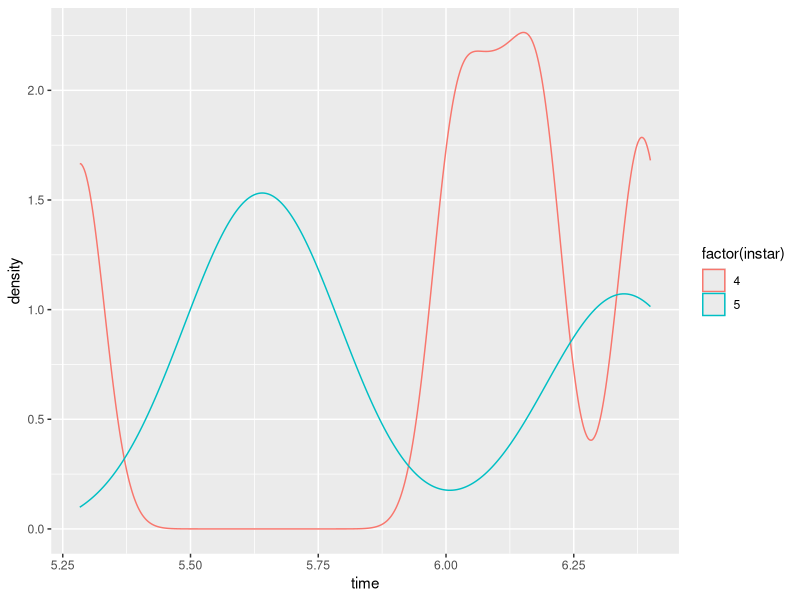
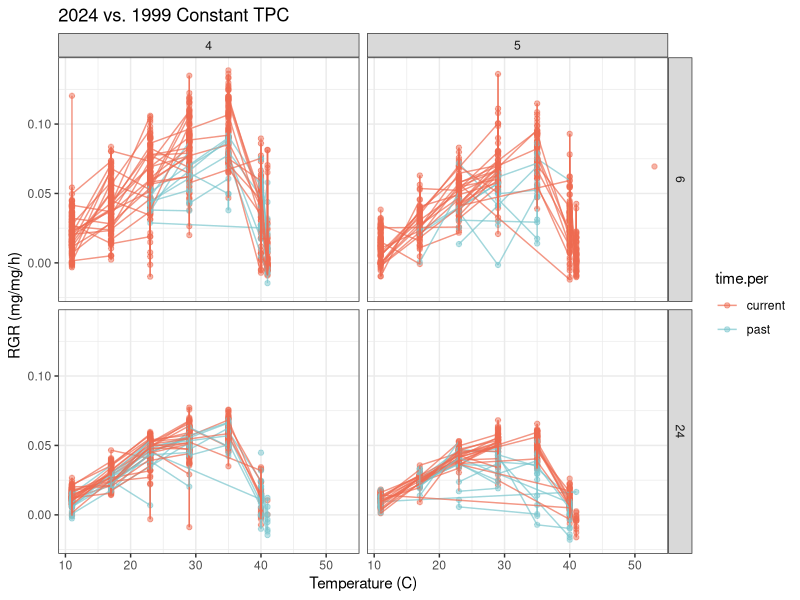
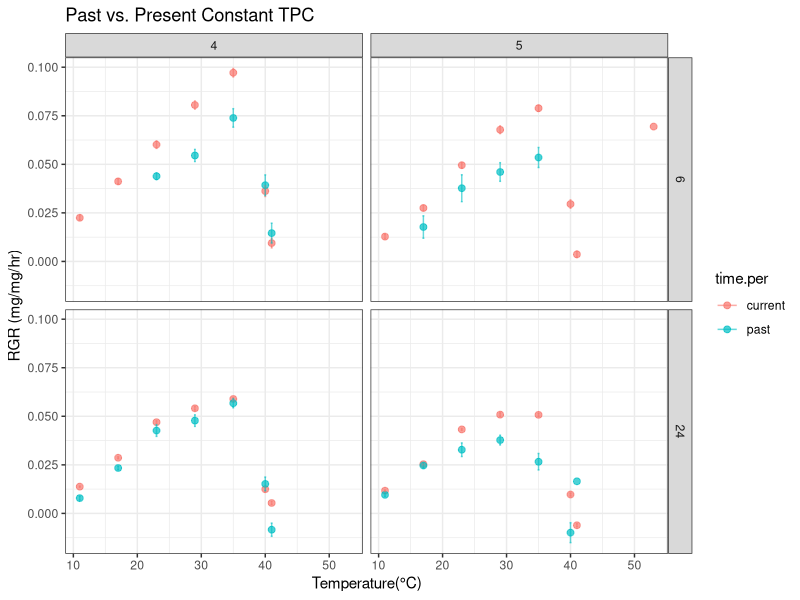

R code for these plots, in order:
# ## Taylor M. Hatcher
# ## Analysis of 6 hr and 24hr constant TPCs for P. rapae. Each caterpillar only experienced one temperature for 24 hours.
# library(ggplot2)
# library(data.table)
# library(dplyr)
# library(patchwork)
# library(reshape2)
# library(viridis)
# library(tidyverse)
# 
# setwd("~/Desktop/Repos/WARP2024")
# 
# #past data
# tpc1 = read.csv("PrapaeW.1999.ConstantTempTPCs.4thinstar.jul2021.xlsx - data.csv")
# tpc1$instar=4
# 
# #past data that includes a 6 hour time weighing: "Prapae.NC_WA.2000.TRNS.leaf" for 4th instar caterpillars
# #past data that includes some 9 hour weighings, some 6.5 hour weighings, and 24.5 hour weighings
# tpc2 = read.csv("PrapaeW.1999.ConstantTempTPCs.5thinstar.jul2021.xlsx - data.csv")
# names(tpc2)=names(tpc1)
# tpc2$instar=5
# 
# tpc.p= rbind(tpc1, tpc2)
# 
# tpc.p$rgr= (log(tpc.p$fw) - log(tpc.p$Mo))/tpc.p$time
# tpc.p$time.per= "past"
# 
# tpc.ps= tpc.p[,c("UniID","mom","ID","temp","instar","time","duration","mgain","rgr","time.per")]
# #plot
# ggplot(tpc.ps[tpc.ps$time>5 & tpc.ps$time<11,], aes(x=time, color=factor(instar), group=factor(instar)))+
#   geom_density()
# table(tpc.ps$time, tpc.ps$instar)
# 
# #recent 2024 TPC data
# tpc.c = read.csv("2024PrapaeConstantTPCCombineddata.csv")
# 
# 
# # Convert fw to numeric and drop nas
# tpc.c$fw <- as.numeric(tpc.c$fw)
# 
# tpc.c$rgr= (log(tpc.c$fw) - log(tpc.c$M0))/tpc.c$duration
# tpc.c$time.per= "current"
# 
# tpc.c$mom= tpc.c$Female
# tpc.c$ID= tpc.c$Individual
# tpc.c$UniID= paste(tpc.c$temp, tpc.c$mom, tpc.c$ID, sep=".")
# #Calculate mass gained in each time treatment
# tpc.c$mgain= tpc.c$fw - tpc.c$M0
# 
# #combine historic and current
# tpc.cs= tpc.c[,c("UniID","mom","ID","temp","instar","time","duration","mgain","rgr","time.per")]
# 
# 
# tpc= rbind(tpc.cs, tpc.ps)
# 
# 
# ######Plot
# 
# ##Set up durations of 6hr and 24hr
# 
# tpc$dur=NA
# tpc$time= as.numeric(tpc$time)
# # tpc[tpc$time>5 & tpc$time<11 & tpc$time.per=="past","dur"]=6
# tpc[tpc$time>5 & tpc$time<6.6 & tpc$time.per=="past","dur"]=6
# tpc[tpc$time>20 & tpc$time<26 & tpc$time.per=="past","dur"]=24
# tpc[tpc$time.per=="current","dur"]= tpc[tpc$time.per=="current","duration"]
# 
# tpc.plot = ggplot(tpc[tpc$dur %in% c(6,24),], aes(x=temp, y=rgr, color=time.per)) +
#  geom_point(alpha=0.5) +
#   facet_grid(dur ~ instar) +
#   theme_bw() +
#  xlab("Temperature (C)") +
#   ylab("RGR (mg/mg/h)") +
#   ggtitle("2024") +
#  ylim(-0.10, 0.14)
# 
# #Plot family mean values for constant tpc
# tpc.agg.f <- tpc %>% # new code added 11-22-24
#   group_by(mom, temp, duration, instar)%>% # new code added 11-22-24
#   dplyr::summarise(mean = mean(rgr, na.rm = TRUE), # new code added 11-22-24E)
#                    se = sd(rgr, na.rm = TRUE) /sqrt(n())
#   )
# # new code added 11-22-24
# # Aggregating by temperature, duration, and instar
# # Aggregate mean values with corrected standard error calculation
# tpc.agg <- tpc %>%
#   group_by(temp, time.per, dur, instar) %>%
#   dplyr::summarise(
#     mean = mean(rgr, na.rm = TRUE),
#     se = sd(rgr, na.rm = TRUE) / sqrt(n())
#   )
# #This piece of code is ensuring that 'time.per' is a factor with specified levels
# tpc$time.per <- factor(tpc$time.per, levels = c("past", "current"))
# 
# # Plot individual means and family means
# tpc.plot <- ggplot() +
#   # Layer for individual-level aggregated data
#   geom_point(
#     data = tpc.agg[tpc.agg$dur %in% c(6, 24), ],
#     aes(x = temp, y = mean, color = time.per, group = time.per),
#     alpha = 0.7, size = 2
#   )+
#   geom_errorbar(
#     data = tpc.agg[tpc.agg$dur %in% c(6, 24), ],
#     aes(x = temp, ymin = mean - se, ymax = mean + se, color = time.per, group = time.per),
#     width = 0.3, alpha = 0.6) +
#    +
#    # Line connecting family-level data
#    geom_line(
#      data = tpc.agg.f,
#      aes(x = temp, y = mean, group = mom),
#      color = "black", linetype = "solid", size = 1
#    ) +
#   # Layer for family-level aggregated data
#    geom_point(
#      data = tpc.agg.f,
#      aes(x = temp, y = mean)) +
#  geom_errorbar(
#      data = tpc.agg.f,
#      aes(x = temp, ymin = mean - se, ymax = mean + se, group = mom),
#    width = 0.3, color = "red", alpha = 0.7
#    ) +
#   facet_grid(dur ~ instar) + #facet by duration and instar
#   theme_bw() +
#   xlab("Temperature (°C") +
#   ylab("RGR (mg/mg/hr)") +
#   ggtitle("Past vs. Present Constant TPC with Family Means") +
#   ylim(-0.10, 0.14)
# print(tpc.plot)
# #plotting family means with error bars
#    tpc.plot <- ggplot(tpc.agg[tpc.agg$dur %in% c(6, 24), ],aes(x = temp, y = mean, color = time.per, group = time.per)) +
#    geom_point(alpha = 0.7, size = 2) + # Points for mean values
#   geom_errorbar(aes(ymin = mean - se, ymax = mean +se), width = 0.3, alpha = 0.6) + # Error bars
#   facet_grid(dur ~ instar) + #Facets for duration and instar
#   theme_bw() +
#   xlab("Temperature(°C)") +
#   ylab("RGR (mg/mg/hr)") +
#   ggtitle("Past vs. Present Constant TPC")
# ylim(-0.10, 0.14)
# 
# 
# 
# 
# # Fit a linear model and calculate predictions for each group
# #tpc.fit <- tpc.valid %>%
# # group_by(time.per, dur, instar) %>%
# # do({
# # model <- lm(mean ~ temp, data = .)
# #  data.frame(
# #   temp = seq(min(.$temp, na.rm = TRUE), max(.$temp, na.rm = TRUE), length.out = 100),  # Generate temperature sequence
# #   mean = predict(model, newdata = data.frame(temp = seq(min(.$temp, na.rm = TRUE), max(.$temp, na.rm = TRUE), length.out = 100))),
# #   time.per = unique(.$time.per),
# #   dur = unique(.$dur),
# #  instar = unique(.$instar)
# # )
# #   })
# 
# 
# 
# # Print the plot
# print(tpc.plot)
# 
# setwd('/Volumes/GoogleDrive/Shared drives/TrEnCh/Projects/WARP/Analyses/figures/')
# pdf("2024TRNfeeding_constant.pdf",height = 8, width = 8)
# # Display the final plot
# print(tpc.plot)
# tpc.agg.fh$year=1999
# colnames(tpc.agg.fh)[1]="FEMALE"
# tpc.agg.fh$FEMALE= as.character(tpc.agg.fh$FEMALE)
# tpc.agg.f$FEMALE= as.character(tpc.agg.f$FEMALE)
# tpc.agg.f.all= rbind(tpc.agg.f, tpc.agg.fh)
# tpc.agg.f.all$yrfemale= paste(tpc.agg.f.all$year, tpc.agg.f.all$FEMALE)
# 
# tpc.all.plot= ggplot(tpc.agg.f.all, aes(x=temp,y=mean, col=factor(year)))+
#   geom_line(aes(group=yrfemale)) +scale_color_viridis_d()
# 
# # #add means
#  tpc.all.plot= tpc.all.plot + 
#    geom_errorbar(data=tpc.agg.all, aes(x=temp, y=mean, ymin=mean-se, ymax=mean+se, col=factor(year)), width=0)+
#    geom_point(data=tpc.agg.all, aes(x=temp, y = mean, col=factor(year)), size=3)+
#    theme_bw()+xlab("Temperature (C)")+ylab("RGR (g/g/h)")+
#    ggtitle("1999 & 2024") +ylim(-0.02,0.06) 

library(ggplot2)
library(data.table)
library(dplyr)
library(patchwork)
library(reshape2)
library(viridis)
library(tidyverse)

setwd("~/Desktop/Repos/WARP2024")
#past data 
tpc1 = read.csv("PrapaeW.1999.ConstantTempTPCs.4thinstar.jul2021.xlsx - data.csv")
tpc1$instar=4

tpc2 = read.csv("PrapaeW.1999.ConstantTempTPCs.5thinstar.jul2021.xlsx - data.csv")
names(tpc2)=names(tpc1)
tpc2$instar=5

#tpc3 = read.csv("Prapae.WAonly.csv")
#tpc3$instar=4
# this section of code is me trying to add in the data set for TRN for leaf but they aren't named similarly so I can't rbind them

tpc.p= rbind(tpc1, tpc2)

tpc.p$rgr= (log(tpc.p$fw) - log(tpc.p$Mo))/tpc.p$time ### ?!?!?! is this the correct way to calculate rgr?
tpc.p$time.per= "past"

tpc.ps= tpc.p[,c("UniID","mom","ID","temp","instar","time","duration","mgain","rgr","time.per")]
#plot
ggplot(tpc.ps[tpc.ps$time>5 & tpc.ps$time<6.5,], aes(x=time, color=factor(instar), group=factor(instar)))+
  geom_density()
table(tpc.ps$time, tpc.ps$instar)

#recent 2024 TPC data
tpc.c = read.csv("2024PrapaeConstantTPCCombineddata.csv")


# Convert fw to numeric and drop nas
tpc.c$fw <- as.numeric(tpc.c$fw)

tpc.c$rgr= (log(tpc.c$fw) - log(tpc.c$M0))/tpc.c$duration #!!!!!!!!check duration if it is correct
tpc.c$time.per= "current"

tpc.c$mom= tpc.c$Female
tpc.c$ID= tpc.c$Individual
tpc.c$UniID= paste(tpc.c$temp, tpc.c$mom, tpc.c$ID, sep=".")
#Calculate mass gained in each time treatment
tpc.c$mgain= tpc.c$fw - tpc.c$M0

#combine historic and current
tpc.cs= tpc.c[,c("UniID","mom","ID","temp","instar","time","duration","mgain","rgr","time.per")]


tpc= rbind(tpc.cs, tpc.ps)


######Plot

##Set up durations of 6hr and 24hr

tpc$dur=NA
tpc$time= as.numeric(tpc$time)
tpc[tpc$time>5 & tpc$time<6.5 & tpc$time.per=="past","dur"]=6
tpc[tpc$time>20 & tpc$time<26 & tpc$time.per=="past","dur"]=24
tpc[tpc$time.per=="current","dur"]= tpc[tpc$time.per=="current","duration"]

tpc.plot <- ggplot(tpc[tpc$dur %in% c(6,24),], aes(x=temp, y=rgr, color=time.per)) +
  geom_point(alpha=0.5) +
  geom_line(aes(group = mom, color = time.per), alpha = 0.7) + # lineage lines
  facet_grid(dur ~ instar) +
  theme_bw() +
  xlab("Temperature (C)") +
  ylab("RGR (mg/mg/h)") +
  ggtitle("2024 vs. 1999 Constant TPC") +
  ylim(-0.02, 0.14)+
scale_color_manual(values = c("current" = "#EE6A50", "past" = "#7AC5CD"))
print(tpc.plot)

# Aggregate mean values with corrected standard error calculation
tpc.agg <- tpc %>%
  group_by(temp, time.per, dur, instar) %>%
  dplyr::summarise(
    mean = mean(rgr, na.rm = TRUE),
    se = sd(rgr, na.rm = TRUE) / sqrt(n())
  )
 #plotting family means with error bars
  tpc.plot <- ggplot(tpc.agg[tpc.agg$dur %in% c(6, 24), ],aes(x = temp, y = mean, color = time.per, group = time.per)) +
    geom_point(alpha = 0.7, size = 2) + # Points for mean values
  geom_errorbar(aes(ymin = mean - se, ymax = mean +se), width = 0.3, alpha = 0.6) + # Error bars
 facet_grid(dur ~ instar) + #Facets for duration and instar
   theme_bw() +
   xlab("Temperature(°C)") +
   ylab("RGR (mg/mg/hr)") +
   ggtitle("Past vs. Present Constant TPC")
  ylim(-0.10, 0.14)

tpc$time.per <- factor(tpc$time.per, levels = c("past", "current"))
print(tpc.plot)


#plot family mean values 
tpc.agg.f <- tpc %>%
  group_by(mom) %>%
dplyr::summarise(rgr, na.rm=TRUE) 
 
